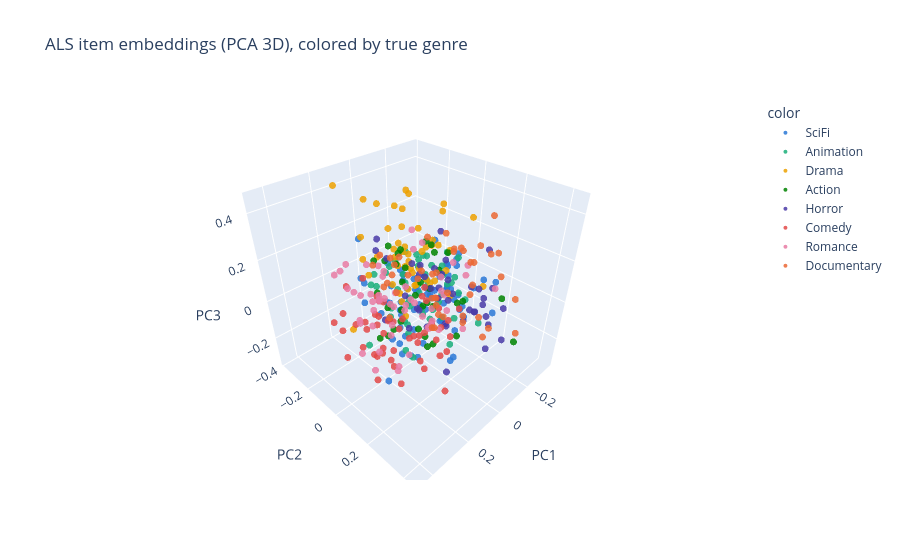

The notebook cell saved with this chart:
### Code cell
# do it in pca with 3 components and plot in 3D
coords_3d = PCA(n_components=3, random_state=0).fit_transform(Y)

# make the 3D plot interactive
import plotly.express as px
fig = px.scatter_3d(
    x=coords_3d[:, 0], y=coords_3d[:, 1], z=coords_3d[:, 2],
    color=[ru.GENRE_NAMES[g] for g in dominant_genre],
    color_discrete_sequence=ru.GENRE_COLORS,
    labels={"x": "PC1", "y": "PC2", "z": "PC3"},
    title="ALS item embeddings (PCA 3D), colored by true genre"
)
fig.update_traces(marker=dict(size=4, opacity=0.85))
fig.show()
